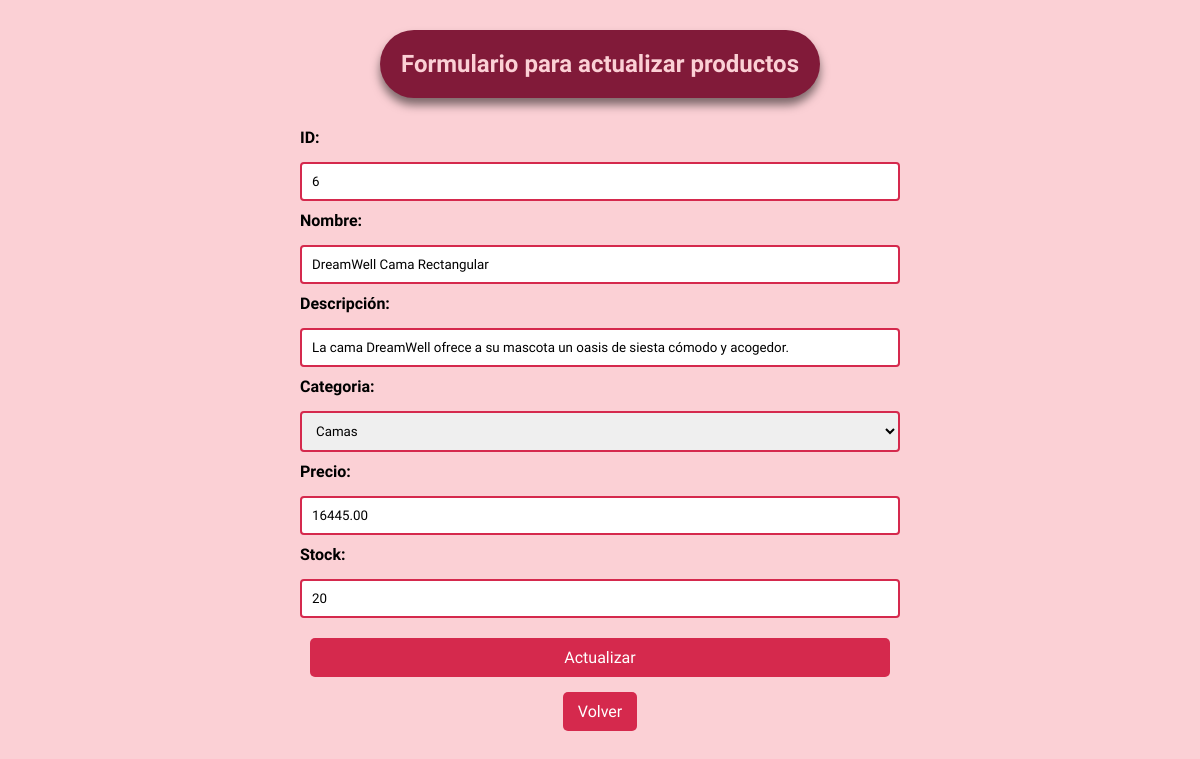
The page /patitas/productos_findEdit/6 on the database as committed earlier.
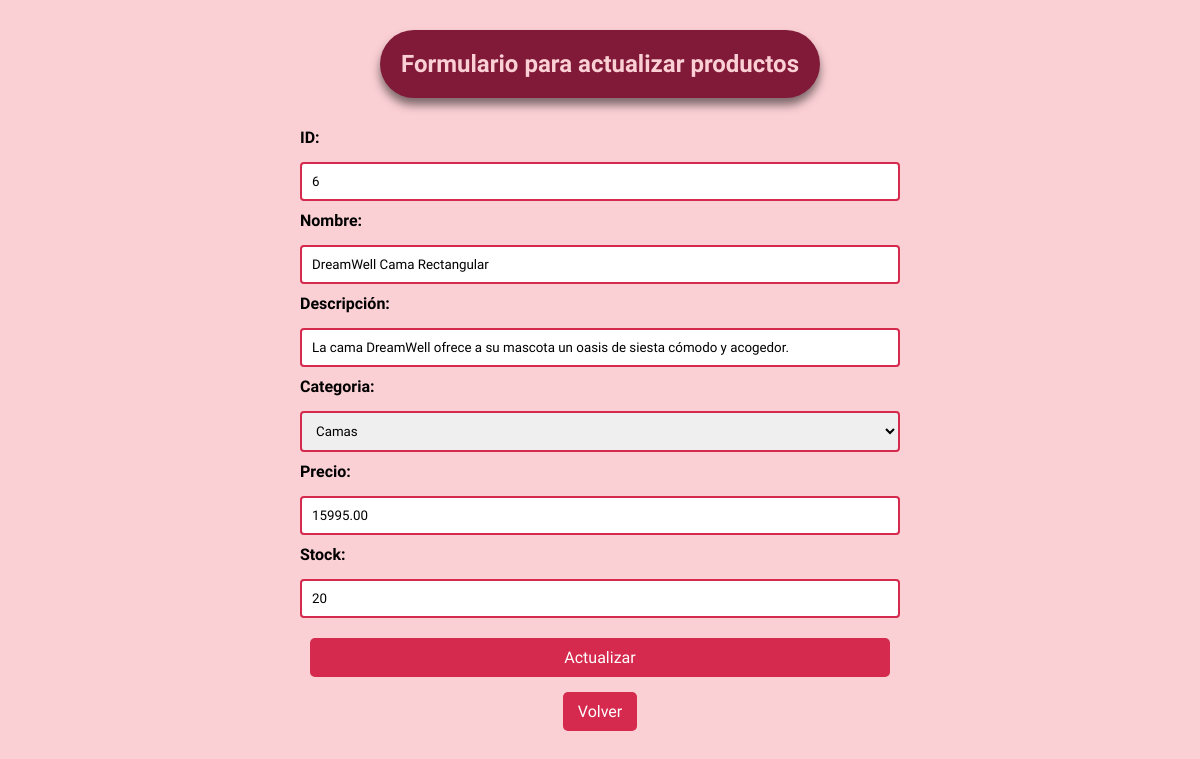
The same page on the database as committed later.
### patitas/models.py (models this page shows, shortened)
class Producto(models.Model):
    id = models.AutoField(primary_key=True)
    nombre_prod = models.CharField(max_length=50)
    descripcion = models.TextField(max_length=200)
    id_categoria = models.ForeignKey('Categoria',on_delete=models.CASCADE, db_column='idCategoria')
    precio = models.DecimalField(max_digits=10, decimal_places=2)
    stock = models.IntegerField()
    imagen = models.ImageField(upload_to='productos_fotos/', blank=True, null=True)

class Categoria(models.Model):
    id_categoria = models.AutoField(db_column='idCategoria', primary_key=True)
    categoria = models.CharField(max_length=20, blank=False, null=False)

### patitas/views.py (the view)
# urls.py: path('productos_findEdit/<str:pk>', views.productos_findEdit, name='productos_findEdit'),
def productos_findEdit(request, pk):
    if pk != "":
        producto = Producto.objects.get(id=pk)
        categoria = Categoria.objects.all()
        print(type(producto.id_categoria.categoria))
        context = {'producto':producto, 'categoria':categoria}
        if producto:
            return render(request, 'patitas/productos_edit.html',context)
        else:
            context={'mensaje': "Error, ID no existe"}
            return render(request, 'patitas/lista_prod.html', context)

### patitas/templates/patitas/productos_edit.html (shortened to what this page needs)
{% load static %}
<!DOCTYPE html>
<html lang="en">
<head>
    <link type='text/css' href='{% static "css/style.css"%}' rel='stylesheet'/>
</head>
<body>
    <div class="productos-edit">
        {% if producto %}
            <div class="titulos-pag">
                <h2>Formulario para actualizar productos</h2>
            </div>
            <form action="{% url 'productosUpdate' %}" method="POST" class="form-crud">
                <label for="id">ID:</label>
                <input type="text" id="id" name="id" value="{{ producto.id }}" readonly>
                <label for="nombre">Nombre:</label>
                <input type="text" id="nombre" name="nombre" value="{{ producto.nombre_prod }}">
                <label for="descripcion">Descripción:</label>
                <input type="text" id="descripcion" name="descripcion" value="{{ producto.descripcion }}">
                <label for="categoria">Categoria:</label>
                <select id="categoria" name="categoria">
                    {% for categoria in categoria %}
                        <option value="{{ categoria.id_categoria }}" {% if categoria.id_categoria == producto.id_categoria.id_categoria %}selected{% endif %}>
                            {{ categoria.categoria }}
                        </option>
                    {% endfor %}
                </select>
                <label for="precio">Precio:</label>
                <input type="text" id="precio" name="precio" value="{{ producto.precio }}">
                <label for="stock">Stock:</label>
                <input type="text" id="stock" name="stock" value="{{ producto.stock }}">
                <button type="submit" name="opcion" class="btn-agregar">Actualizar</button>
            </form>
        {% endif %}
        <a href="{% url 'crud' %}" class="btn-volver">Volver</a>
    </div>
</body>
</html>

Rows that differ between the two databases and show on the page:
changed Producto "DreamWell Cama Rectangular": precio "16445.00" → "15995.00"
